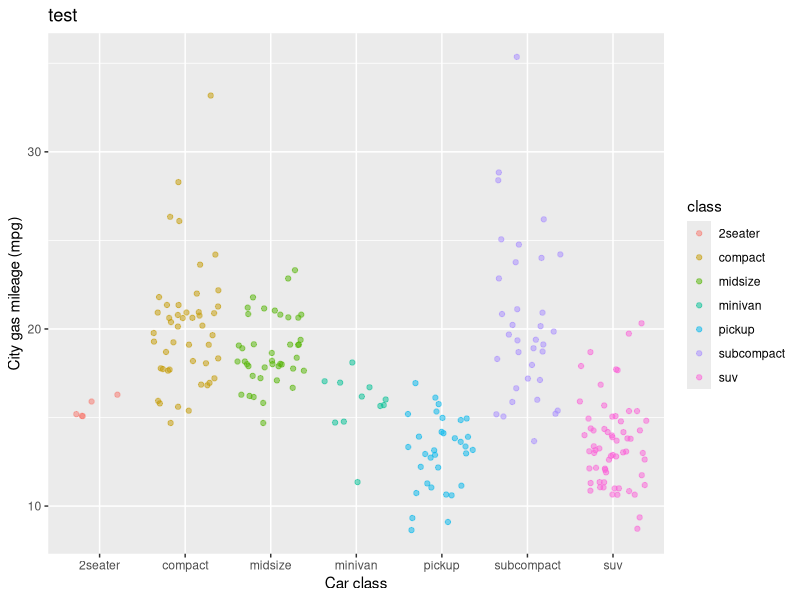

The R script that drew this image:
## ---- chunk 1
knitr::opts_chunk$set(echo = TRUE)
library(tidyverse)
## ---- chunk 2
ggplot(data = mpg, aes(x = class, y = cty)) +
	geom_jitter(aes(color = class), alpha = 0.5) +
	labs(x = "Car class", y = "City gas mileage (mpg)", title= "test")
